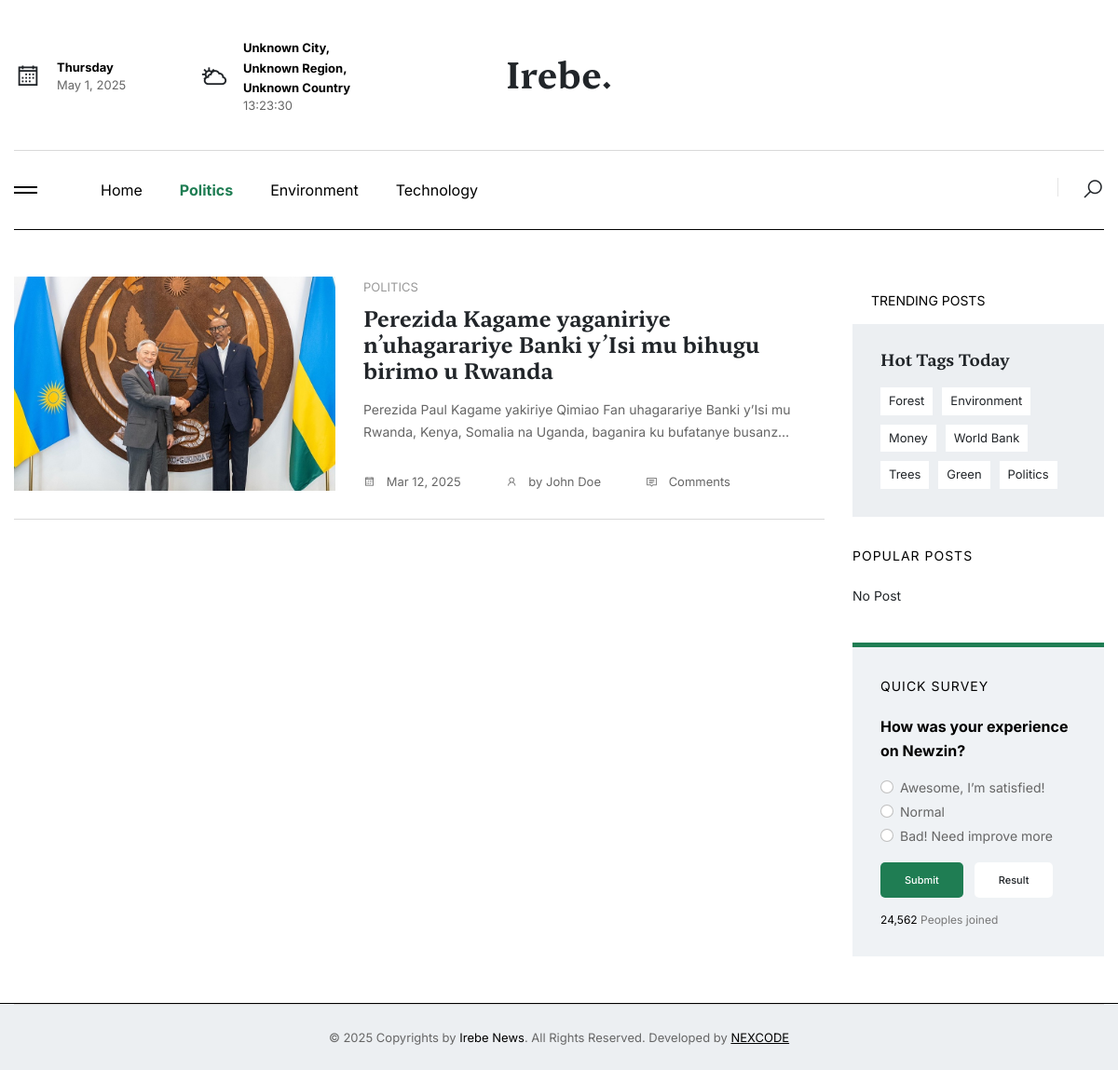
Page /category/politics/ on the earlier database version.
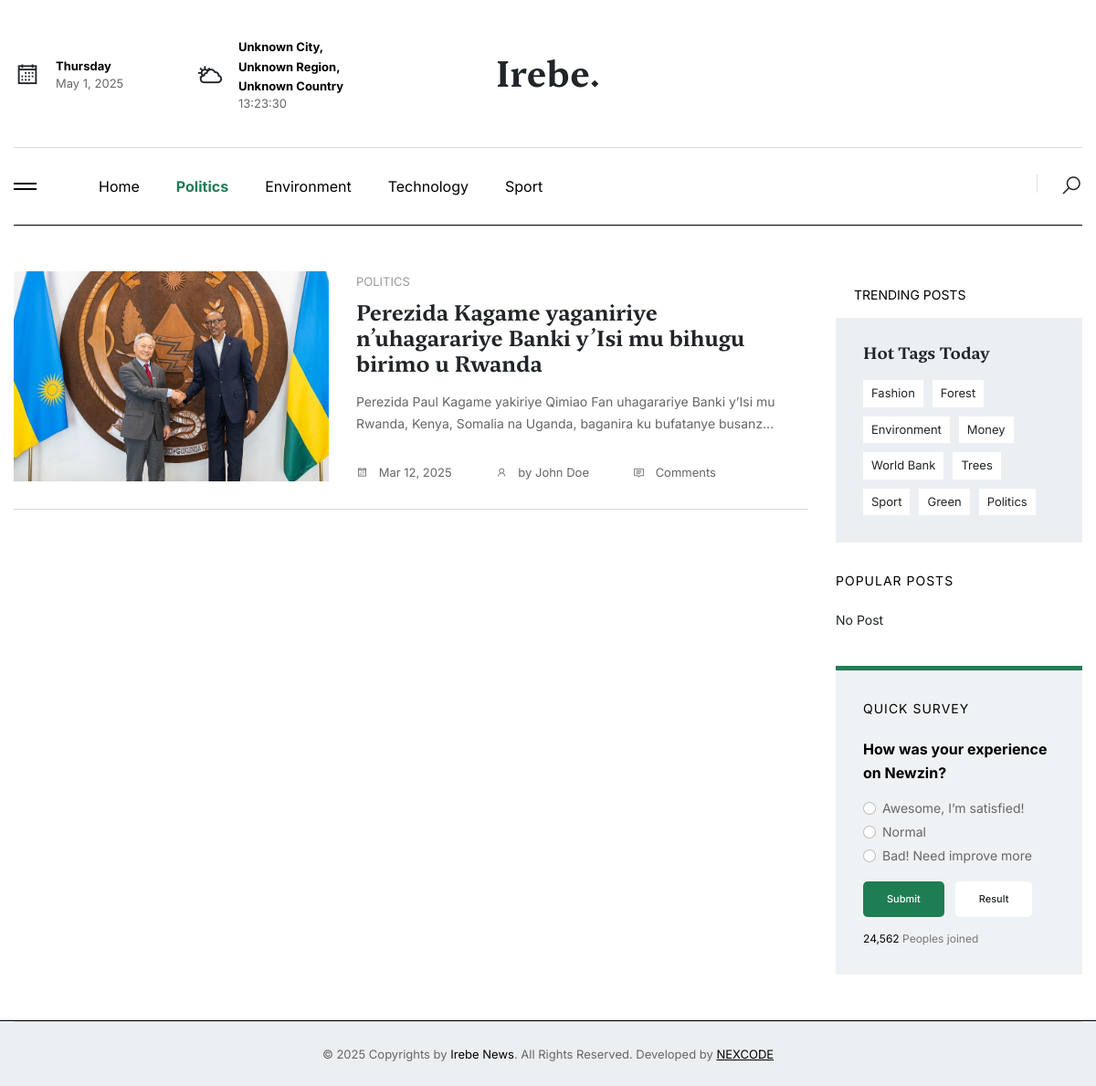
Same page on the later database version.
### base/models.py (models this page shows, shortened)
class Category(models.Model):
    name = models.CharField(max_length=100, unique=True)
    slug = models.SlugField(max_length=255, unique=True, blank=True)
    description = models.TextField()
    image = ProcessedImageField(
        upload_to=category_image_path,
        processors=[ResizeToFill(800, 800)],
        options={'quality': 90},
        null=True,
        blank=True,
    )
    created_at = models.DateTimeField(auto_now_add=True)
    updated_at = models.DateTimeField(auto_now=True)
    class Meta:
        verbose_name_plural = "Categories"

class Article(models.Model):
    title = models.CharField(max_length=255)
    slug = models.SlugField(unique=True, blank=True, max_length=255)
    content = RichTextField()  # Use RichTextField from CKEditor instead of TextField
    author = models.ForeignKey(settings.AUTH_USER_MODEL, on_delete=models.CASCADE)  # Updated to reference custom user model
    category = models.ForeignKey(Category, on_delete=models.SET_NULL, null=True, blank=True)
    tags = models.ManyToManyField(Tag, related_name='articles')
    published_at = models.DateTimeField(auto_now_add=True)
    updated_at = models.DateTimeField(auto_now=True)
    status = models.CharField(max_length=20, choices=[('draft', 'Draft'), ('published', 'Published')], default='draft')
    language = models.CharField(max_length=50, default='en')
    views = models.PositiveIntegerField(default=0)
    created_at = models.DateTimeField(default=timezone.now)
    updated_at = models.DateTimeField(auto_now=True)
    video_url = models.URLField(null=True, blank=True)
    sponsored = models.BooleanField(default=False)
    sponsored_link = models.URLField(null=True, blank=True)
    class Meta:
        verbose_name_plural = "Articles"

class ArticleImage(models.Model):
    article = models.ForeignKey(Article, on_delete=models.CASCADE)
    image = ProcessedImageField(
        upload_to=article_image_path,
        processors=[ResizeToFill(1080, 600)],
        options={'quality': 90},
        null=True,
        blank=True,
    )
    caption = models.CharField(max_length=255, null=True, blank=True)
    def image_preview(self):
        """Display a thumbnail of the article image in the list view."""
        if self.image:
            return format_html('<img src="{}" width="50" height="50" />', self.image.url)
        return "No image"
    image_preview.short_description = "Image Preview"
    class Meta:
        verbose_name_plural = "Article Images"

class Tag(models.Model):
    name = models.CharField(max_length=100, unique=True)
    slug = models.SlugField(unique=True, blank=True)
    class Meta:
        verbose_name_plural = "Tags"

### account/models.py (models this page shows, shortened)
class User(AbstractBaseUser, PermissionsMixin):
    ROLE_CHOICES = (
        ('admin', 'Admin'),
        ('editor', 'Editor'),
        ('journalist', 'Journalist'),
        ('guest', 'Guest'),
    )
    email = models.EmailField(unique=True)
    name = models.CharField(max_length=255)
    phone_number = models.CharField(max_length=15, unique=True)
    image = ProcessedImageField(
        upload_to=user_image_path,
        processors=[ResizeToFill(720, 720)],
        format='JPEG',
        options={'quality': 90},
        null=True,
        blank=True,
    )
    role = models.CharField(max_length=30, choices=ROLE_CHOICES, default='guest')
    slug = models.SlugField(unique=True, max_length=255, null=True, blank=True)
    username = models.CharField(max_length=255, unique=True, null=True, blank=True)
    added_by = models.ForeignKey('self', on_delete=models.CASCADE, null=True, blank=True, related_name='added_users')
    is_active = models.BooleanField(default=True)
    is_staff = models.BooleanField(default=False)
    created_at = models.DateTimeField(default=timezone.now)
    updated_at = models.DateTimeField(auto_now=True)
    objects = CustomUserManager()
    USERNAME_FIELD = 'email'
    REQUIRED_FIELDS = ['name', 'phone_number']

### base/views.py (the view)
# urls.py: path('category/<slug:category_slug>/', showCategoryArticles, name='showCategoryArticles'),
def showCategoryArticles(request, category_slug):
    categories = Category.objects.all()
    category = get_object_or_404(Category, slug=category_slug)
    articles = Article.objects.filter(category=category, status='published').order_by('-created_at')
    timeThreshold = timezone.now() - timedelta(hours=24)
    weekTimeThreshold = timezone.now() - timedelta(days=7)
    topArticle = Article.objects.filter(category=category, status='published', created_at__gte=timeThreshold)\
                                .order_by('-views').first()
    mostViewedWeeklyArticle = Article.objects.filter(category=category, status='published', created_at__gte=weekTimeThreshold)\
                                             .order_by('-views').first()
    if mostViewedWeeklyArticle:
        mostViewedWeeklyArticles = Article.objects.filter(category=category, status='published', created_at__gte=weekTimeThreshold)\
                                                  .exclude(id=mostViewedWeeklyArticle.id)\
                                                  .order_by('-views')[:3]
    else:
        mostViewedWeeklyArticles = Article.objects.filter(category=category, status='published', created_at__gte=weekTimeThreshold)\
                                                  .order_by('-views')[:3]
    tags = Tag.objects.all().order_by('?')
    sponsoredArticles = Article.objects.filter(category=category, status='published', sponsored=True).order_by('-created_at')
    sponsoredArticleRecent2 = None
    if sponsoredArticles.exists():
        firstSponsored = sponsoredArticles.first()
        sponsoredArticleRecent2 = sponsoredArticles.exclude(id=firstSponsored.id).first()
    context = {
        'categories': categories,
        'category': category,
        'articles': articles,
        'topArticle': topArticle,
        'mostViewedWeeklyArticle': mostViewedWeeklyArticle,
        'mostViewedWeeklyArticles': mostViewedWeeklyArticles,
        'tags': tags,
        'sponsoredArticleRecent2': sponsoredArticleRecent2,
    }
    return render(request, 'pages/category_articles.html', context)

### templates/pages/category_articles.html (shortened to what the changed rows need)
{% extends 'layouts/app.html' %}
{% load static %}
{% load humanize %}
{% block content %}
<section class="tc-popular-posts-blog">
    <div class="container">
        <div class="content-widgets pt-50 pb-50">
            <div class="row">
                <div class="col-lg-9">
                    <div class="tc-post-list-style3">
                        <div class="items">
                            {% for article in articles %}
                                <div class="item">
                                    <div class="row">
                                        <div class="col-lg-5">
                                            <div class="img th-230 img-cover overflow-hidden">
                                                {% with articleImage=article.articleimage_set.first %}
                                                    {% if articleImage %}
                                                        <img src="{{ articleImage.image.url }}" alt="{{ articleImage.caption }}">
                                                    {% else %}
                                                        <img src="https://upload.wikimedia.org/wikipedia/commons/d/d1/Image_not_available.png" alt="Default Image">
                                                    {% endif %}
                                                {% endwith %}
                                            </div>
                                        </div>
                                        <div class="col-lg-7">
                                            <div class="content mt-20 mt-lg-0">
                                                {% if article.category %}
                                                    <a href="{% url 'base:showCategoryArticles' article.category.slug %}" class="color-999 fsz-13px text-uppercase mb-10">
                                                        {{ article.category.name }}
                                                    </a>
                                                {% endif %}
                                                <h4 class="title mb-15">
                                                    <a href="{% url 'base:showArticle' article.slug %}">{{ article.title }}</a>
                                                </h4>
                                                <div class="text color-666">
                                                    {{ article.content|safe|truncatechars:140 }}
                                                </div>
                                                <div class="meta-bot fsz-13px color-666">
                                                    <ul class="d-flex">
                                                        <li class="date me-5">
                                                            <a href="#"><i class="la la-calendar me-2"></i> {{ article.created_at|date:"M d, Y" }}</a>
                                                        </li>
                                                        <li class="author me-5">
                                                            <a href="#"><i class="la la-user me-2"></i> by {{ article.author.name }}</a>
                                                        </li>
                                                        <li class="comment">
                                                            <a href="#"><i class="la la-comment me-2"></i> {{ article.comment.count }} Comments</a>
                                                        </li>
                                                    </ul>
                                                </div>
                                            </div>
                                        </div>
                                    </div>
                                </div>
                            {% empty %}
                                No Post
                            {% endfor %}
                        </div>
                    </div>
                </div>
                <div class="col-lg-3">
                    <div class="tc-side-widgets">
                        <div class="tc-widget-tags-style2">
                            <div class="tags-content">
                                {% for tag in tags %}
                                    <a href="{% url 'base:showTagArticles' tag.slug %}">
                                        {{ tag.name }}
                                    </a>
                                {% empty %}
                                    No Post
                                {% endfor %}
                            </div>
                        </div>
                    </div>
                </div>
            </div>
        </div>
    </div>
</section>
{% endblock %}

### templates/components/navbar.html (shortened to what this page needs)
{% load static %}
<div class="navbar-container">
    <div class="container">
        <div class="top-navbar style-1">
            <div class="container p-0">
                <div class="row align-items-center">
                    <div class="col-lg-4">
                        <div class="date-weather mb-3 mb-lg-0">
                            <div class="row align-items-center">
                                <div class="col-6">
                                    <div class="item">
                                        <div class="icon me-3 pt-1">
                                            <i class="la la-calendar"></i>
                                        </div>
                                        <div class="inf" id="current-date"></div>
                                    </div>
                                </div>
                                <div class="col-6">
                                    <div class="item">
                                        <div class="icon me-3 pt-1">
                                            <i class="la la-cloud-sun"></i>
                                        </div>
                                        <div class="inf" id="location-info"></div>
                                    </div>
                                </div>
                            </div>
                        </div>
                    </div>
                    <div class="col-lg-4 text-center">
                        <a href="{% url 'base:home' %}" class="logo-brand d-none d-lg-block">
                            <h1>Irebe.</h1>
                        </a>
                    </div>
                </div>
            </div>
        </div>
        <nav class="navbar navbar-expand-lg navbar-light style-1">
            <div class="container p-0">
                <div class="mob-nav-toggles d-flex align-items-center justify-content-between">
                    <button class="navbarList-icon me-lg-5" data-bs-toggle="offcanvas" href="#offcanvasExample"
                        role="button" aria-controls="offcanvasExample">
                        <span></span><span></span>
                    </button>
                </div>
                <div class="collapse navbar-collapse" id="navbarSupportedContent">
                    <ul class="navbar-nav me-auto mb-2 mb-lg-0">
                        <li class="nav-item">
                            <a
                                href="{% url 'base:home' %}"
                                class="nav-link {% if request.resolver_match.url_name == 'home' %}active fw-bold{% endif %}"
                            >
                                Home
                            </a>
                        </li>
                        {% for category in categories|slice:":8" %}
                        <li class="nav-item">
                            <a
                                href="{% url 'base:showCategoryArticles' category.slug %}"
                                class="nav-link {% if request.resolver_match.url_name == 'showCategoryArticles' and request.resolver_match.kwargs.category_slug == category.slug %}active fw-bold{% endif %}"
                            >
                                {{ category.name }}
                            </a>
                        </li>
                        {% endfor %}
                    </ul>
                    <div class="nav-side">
                        <a href="#" class="icon-link search-btn-style1">
                            <i class="la la-search fs-4 sOpen-btn"></i>
                        </a>
                    </div>
                </div>
            </div>
        </nav>
    </div>
</div>

Differences in the rows shown:
added Category: name "Sport"
added Tag: name "Fashion"
added Tag: name "Sport"
